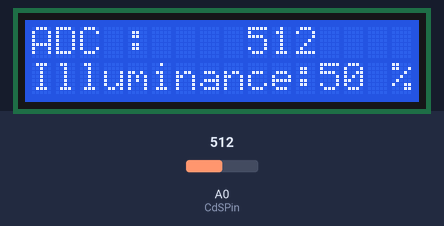
Simulated run of this sketch. Board: Arduino Uno, built with avr-gcc and run on an emulated ATmega328P. Shown: 16×2 character LCD. Inputs (shaded band) come from the test bench; at power-on: A0 (CdSPin) = 512.

Above: at 4.3 s.
4.4 s: A0 (CdSPin) set to 716
At 5.7 s:
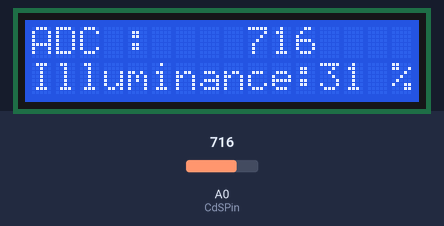
6.6 s: A0 (CdSPin) set to 900
At 8.1 s:
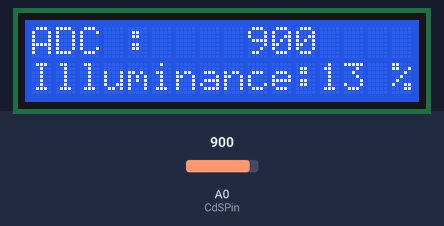
8.6 s: A0 (CdSPin) set to 1023
At 10.5 s:
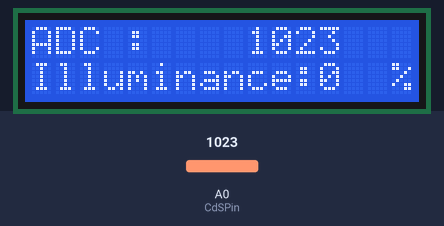
Timing chart, 0 to 12.0 s (numbered marks = the images above; inputs shaded):
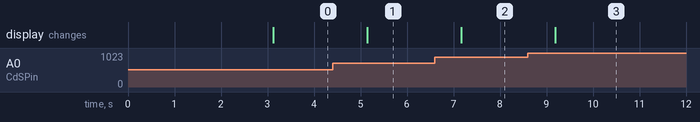

Measured:
- after the input at 4.4 s, the display: changes after 0.74 s (image 1)
- after the input at 6.6 s, the display: changes after 0.57 s (image 2)
- after the input at 8.6 s, the display: changes after 0.59 s (image 3)

The sketch:

ex_6_2_start.ino
```cpp
/*
 예제 6.2
 빛 입력
*/

// I2C 통신 라이브러리 설정
#include <Wire.h>
// I2C LCD 라리브러리 설정
#include <LiquidCrystal_I2C.h>

// LCD I2C address 설정: 0x3F or 0x27
LiquidCrystal_I2C lcd(0x27,16,2);

// 0번 아날로그핀을 CdS 셀 입력으로 설정한다.
const int CdSPin = 0;

void setup() {

// 16X2 LCD 모듈 설정하고 백라이트를 켠다.
  lcd.init(); // LCD 설정
  lcd.backlight();

// 메세지를 표시한다.
  lcd.print("ex 6.2");
  lcd.setCursor(0,1);
  lcd.print("CdS Cell Test");
// 3초동안 메세지를 표시한다.
  delay(3000);

// 모든 메세지를 삭체한 뒤
// 숫자를 제외한 부분들을 미리 출력시킨다.
  lcd.clear();
  lcd.setCursor(0,0);
  lcd.print("ADC :  ");
  lcd.setCursor(0,1);
  lcd.print("Illuminance:");
  lcd.setCursor(15,1);
  lcd.print("%");

}

void loop(){

  int adcValue; // 실제 센서로부터 읽은 값 (0~1023)
  int illuminance; // 현재의 밝기. 0~100%

  // CdS cell을 통하여 입력되는 전압을 읽는다.
  adcValue = analogRead(CdSPin);
  // 아날로그 입력 값을 0~100의 범위로 변경한다.
  illuminance=map(adcValue, 0, 1023, 100, 0);

  // 전에 표시했던 내용을 지우고
  // LCD에 ADC 값과 밝기를 출력한다.
  // 지우지 않으면 이전에 표시했던 값이 남게 된다.

  // 전에 표시했던 내용을 지운다.
   lcd.setCursor(9,0);
   lcd.print("  ");

  // ADC 값을 표시한다
  lcd.setCursor(9,0);
  lcd.print(adcValue);

  // 전에 표시했던 내용을 지운다.


  // 밝기를 표시한다
  lcd.setCursor(13,1);
  lcd.print("  ");
  lcd.setCursor(12,1);
  lcd.print(illuminance);

  delay(1000);
}
```
